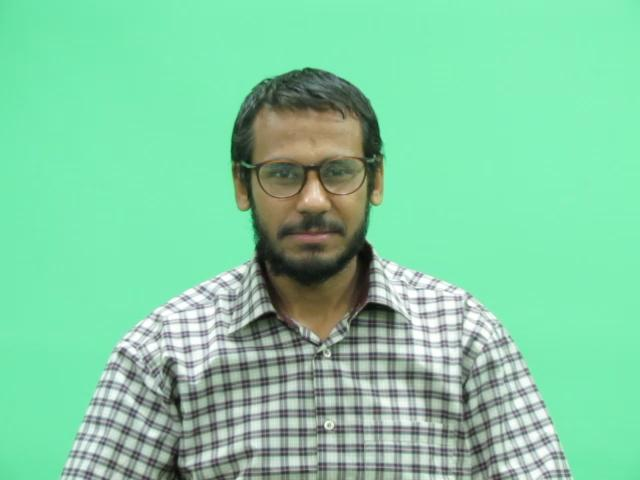
#> input picture MasterWork/MLVision/ViolaJohnes/face.jpg, 640 x 480 px
$ python main.py face.jpg
#> lines starting #> are read from the running program, lines starting #| are printed output that depends on the picture
from argparse import ArgumentParser
import time
import cv2
import numpy as np

def integral_image(img):
    int_img = np.zeros(img.shape)
    for i, _ in enumerate(img):
        for j, _ in enumerate(img):
            if i is not 0 and j is not 0:
                int_img[i, j] = img[i, j] + img[i - 1, j]
            elif i is not 0 and j is 0:
                int_img[i, j] = img[i,j] + img[i - 1 ,j]
            elif j is not 0 and i is 0:
                int_img[i, j] = img[i, j] + img[i, j - 1]
    return int_img

def main(path):
    #img = cv2.imread(path)[::-1]
#> called with path = 'face.jpg'
    img = cv2.imread(path)
#> img is the input picture: shape (480, 640, 3); mean B, G, R 164.1, 204.8, 128.8
    gray = cv2.cvtColor(img, cv2.COLOR_BGR2GRAY)
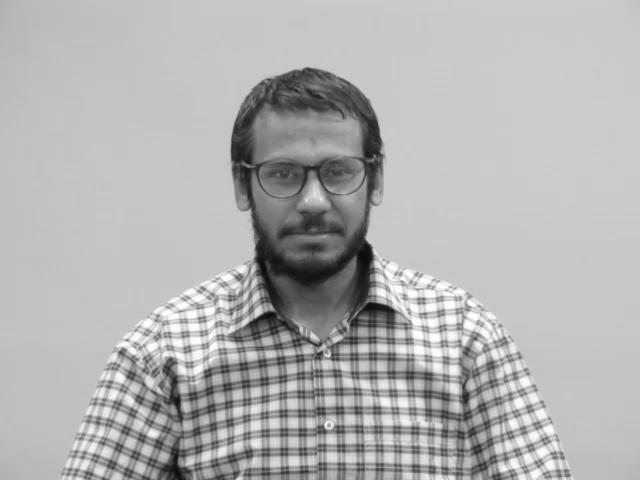
#> gray: shape (480, 640); min 6, max 255, mean 177.4

    clf = cv2.CascadeClassifier(cv2.data.haarcascades + 'haarcascade_frontalface_default.xml')
    print(f'========\tSTARTING SCORE TEST OF VIOLA-JONES ALGORITM OF OBJECT DETECTION\t========\n')
    print(cv2.getBuildInformation())

    start_t = time.perf_counter()
    gray = cv2.cvtColor(img, cv2.COLOR_RGB2GRAY)
    end_t = time.perf_counter()
    img_to_gray = end_t - start_t

    start_t = time.perf_counter()
    clf.detectMultiScale(gray, 1.3, 125)
    end_t = time.perf_counter()
    detection = end_t - start_t

    print(f'Time has passed:\t{img_to_gray + detection}\t\n')
    print(f'Image converting:\t{img_to_gray}')
    print(f'Object detection:\t{detection}')
    print(f'Image shape in numpy:\t{img.shape}')

    return 0

if __name__ == '__main__':
    parser = ArgumentParser(description='Process path to file')
    parser.add_argument('filepath', metavar='PATH', help='path for the file', type=str)
    args = parser.parse_args()
    print('\n')
    main(args.filepath)
    print('\n')
